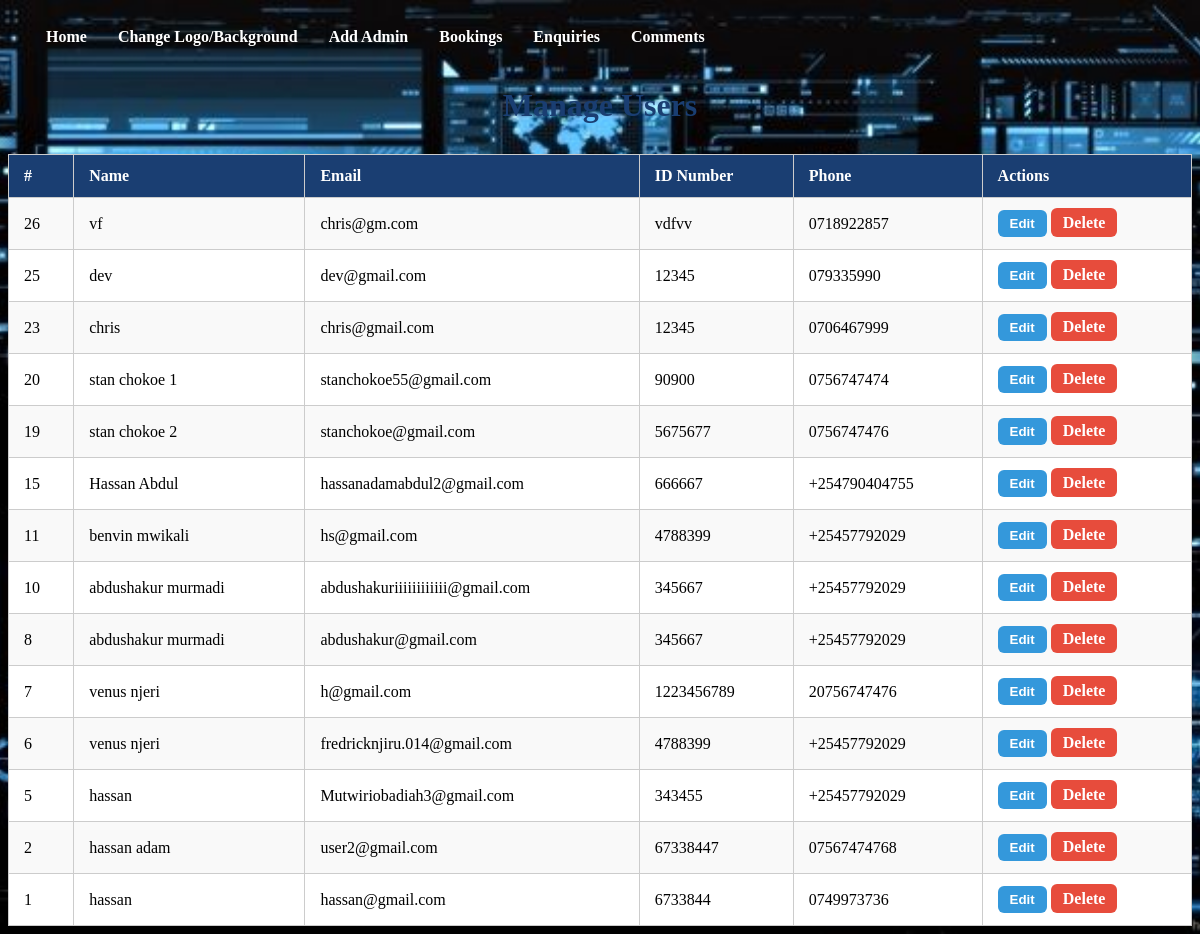
The page /manage-users.php on the database as committed earlier.
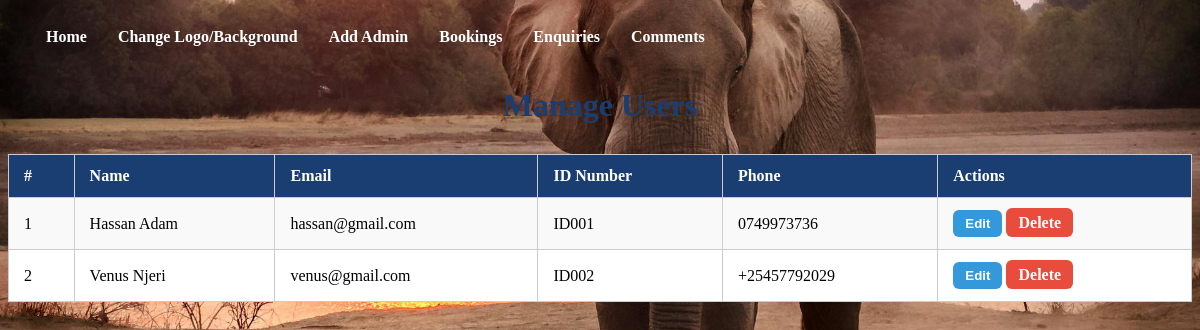
The same page on the database as committed later.
### tables this page shows
CREATE TABLE `users` (
  `id` INT AUTO_INCREMENT PRIMARY KEY,
  `name` VARCHAR(150) NOT NULL,
  `id_number` VARCHAR(50) NOT NULL,
  `phone` VARCHAR(20) NOT NULL,
  `email` VARCHAR(255) NOT NULL UNIQUE,
  `password` VARCHAR(255) NOT NULL,
  `profile_photo` VARCHAR(255) DEFAULT NULL,
  `created_at` TIMESTAMP DEFAULT CURRENT_TIMESTAMP,
  INDEX `idx_email` (`email`)
);

### manage-users.php (the view, shortened to what this page needs)
<?php
$conn = new mysqli("localhost", "root", "", "oktours");
$users = $conn->query("SELECT * FROM users ORDER BY created_at DESC");
?>
<!DOCTYPE html>
<html lang="en">
<head>
</head>
<body>
<nav>
    <a href="admin-dashboard.php">Home</a>
    <a href="admin-background.php">Change Logo/Background</a>
    <a href="admin-add-admin.php">Add Admin</a>
    <a href="admin-bookings.php">Bookings</a>
    <a href="admin-enquiries.html">Enquiries</a>
    <a href="admin-comments.html">Comments</a>
  </nav>
<h1>Manage Users</h1>
<table>
  <tr>
    <th>#</th>
    <th>Name</th>
    <th>Email</th>
    <th>ID Number</th>
    <th>Phone</th>
    <th>Actions</th>
  </tr>
  <?php if ($users->num_rows > 0): ?>
    <?php while ($user = $users->fetch_assoc()): ?>
      <tr>
        <td><?= $user['id'] ?></td>
        <td><?= htmlspecialchars($user['name']) ?></td>
        <td><?= htmlspecialchars($user['email']) ?></td>
        <td><?= htmlspecialchars($user['id_number']) ?></td>
        <td><?= htmlspecialchars($user['phone']) ?></td>
        <td>
          <button class="btn edit-btn" onclick="editUser(<?= $user['id'] ?>, '<?= addslashes($user['name']) ?>', '<?= addslashes($user['email']) ?>', '<?= addslashes($user['id_number']) ?>', '<?= addslashes($user['phone']) ?>')">Edit</button>
          <a class="btn delete-btn" href="delete-edit-users.php?delete=<?= $user['id'] ?>" onclick="return confirm('Are you sure you want to delete this user?')">Delete</a>
        </td>
      </tr>
    <?php endwhile; ?>
  <?php else: ?>
    <tr><td colspan="6" style="text-align:center;">No users found.</td></tr>
  <?php endif; ?>
</table>
</body>
</html>

Rows that differ between the two databases and show on the page:
removed users: id "26", name "vf", email "chris@gm.com", id_number "vdfvv", phone "0718922857"
removed users: id "25", name "dev", email "dev@gmail.com", id_number "12345", phone "079335990"
removed users: id "23", name "chris", email "chris@gmail.com", id_number "12345", phone "0706467999"
removed users: id "20", name "stan chokoe 1", email "stanchokoe55@gmail.com", id_number "90900", phone "0756747474"
removed users: id "19", name "stan chokoe 2", email "stanchokoe@gmail.com", id_number "5675677", phone "0756747476"
removed users: id "15", name "Hassan Abdul", email "hassanadamabdul2@gmail.com", id_number "666667", phone "+254790404755"
removed users: id "11", name "benvin mwikali", email "hs@gmail.com", id_number "4788399", phone "+25457792029"
removed users: id "10", name "abdushakur murmadi", email "abdushakuriiiiiiiiiiii@gmail.com", id_number "345667", phone "+25457792029"
removed users: id "8", name "abdushakur murmadi", email "abdushakur@gmail.com", id_number "345667", phone "+25457792029"
removed users: id "7", name "venus njeri", email "h@gmail.com", id_number "1223456789", phone "20756747476"
removed users: id "6", name "venus njeri", email "fredricknjiru.014@gmail.com", id_number "4788399", phone "+25457792029"
removed users: id "5", name "hassan", email "Mutwiriobadiah3@gmail.com", id_number "343455", phone "+25457792029"
changed users "hassan@gmail.com": name "hassan" → "Hassan Adam"; id_number "6733844" → "ID001"; moves up the list
changed users id 2: name "hassan adam" → "Venus Njeri"; email "user2@gmail.com" → "venus@gmail.com"; id_number "67338447" → "ID002"; phone "07567474768" → "+25457792029"
